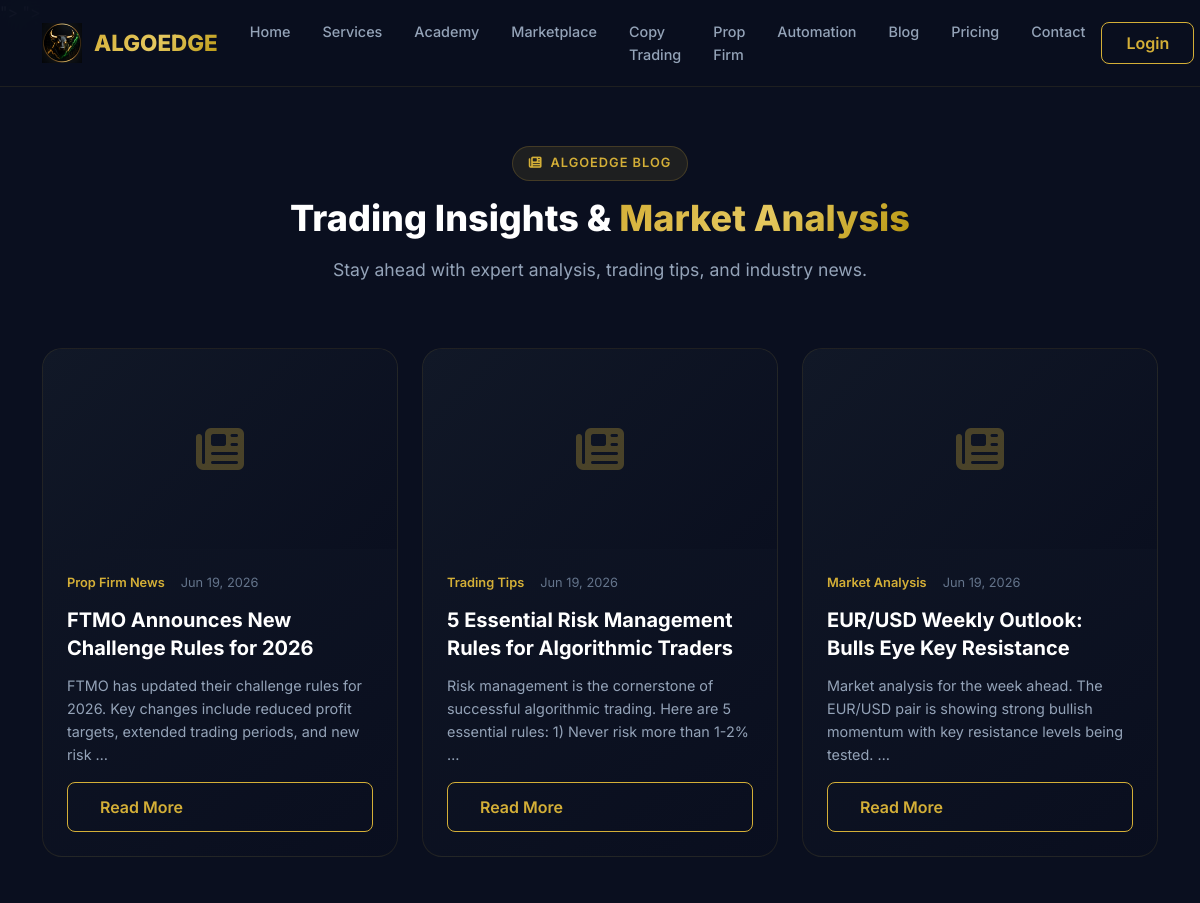
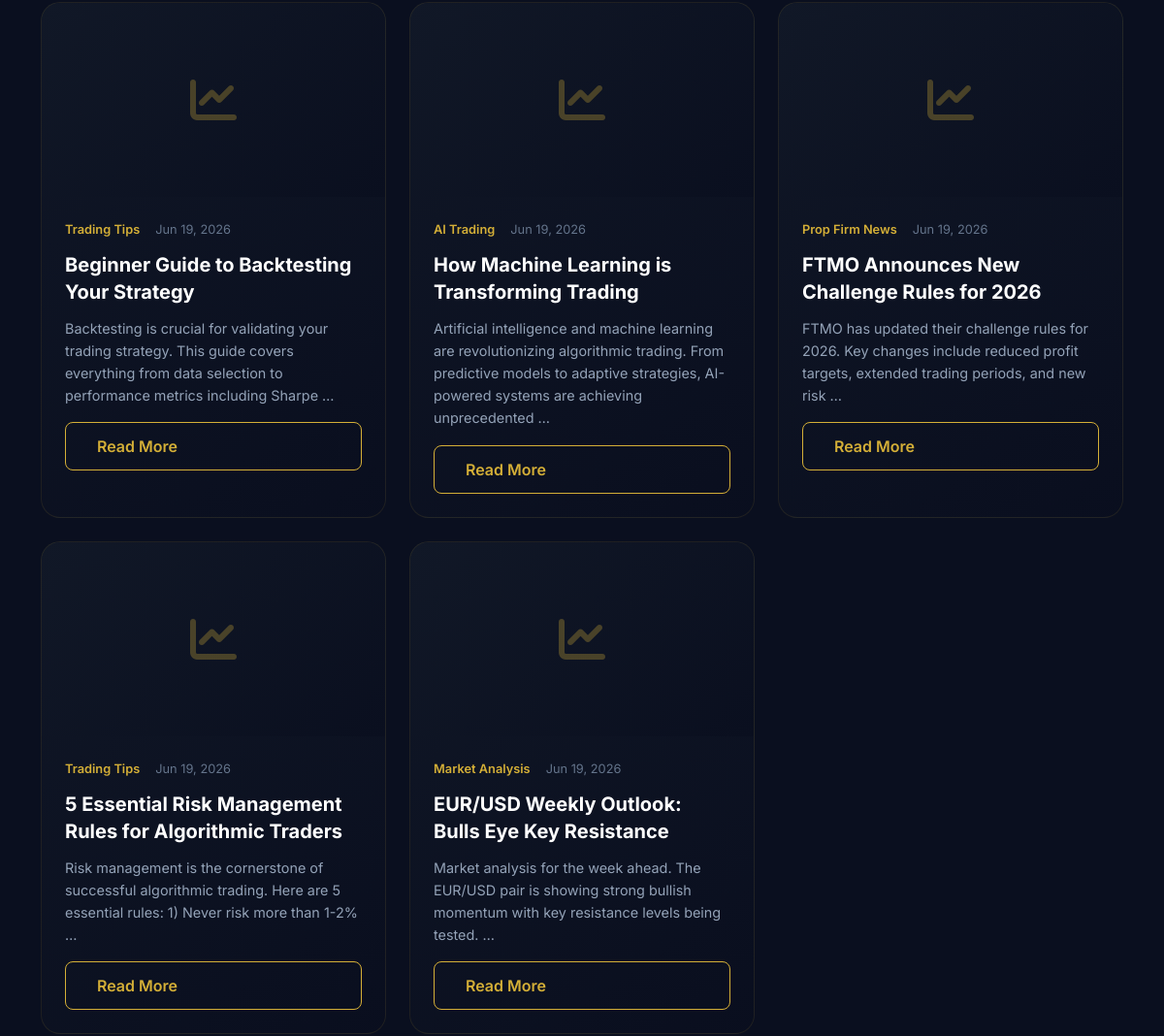
/blog/ (upper part), run on an earlier commit of the app's database (2 pictures, top to bottom).
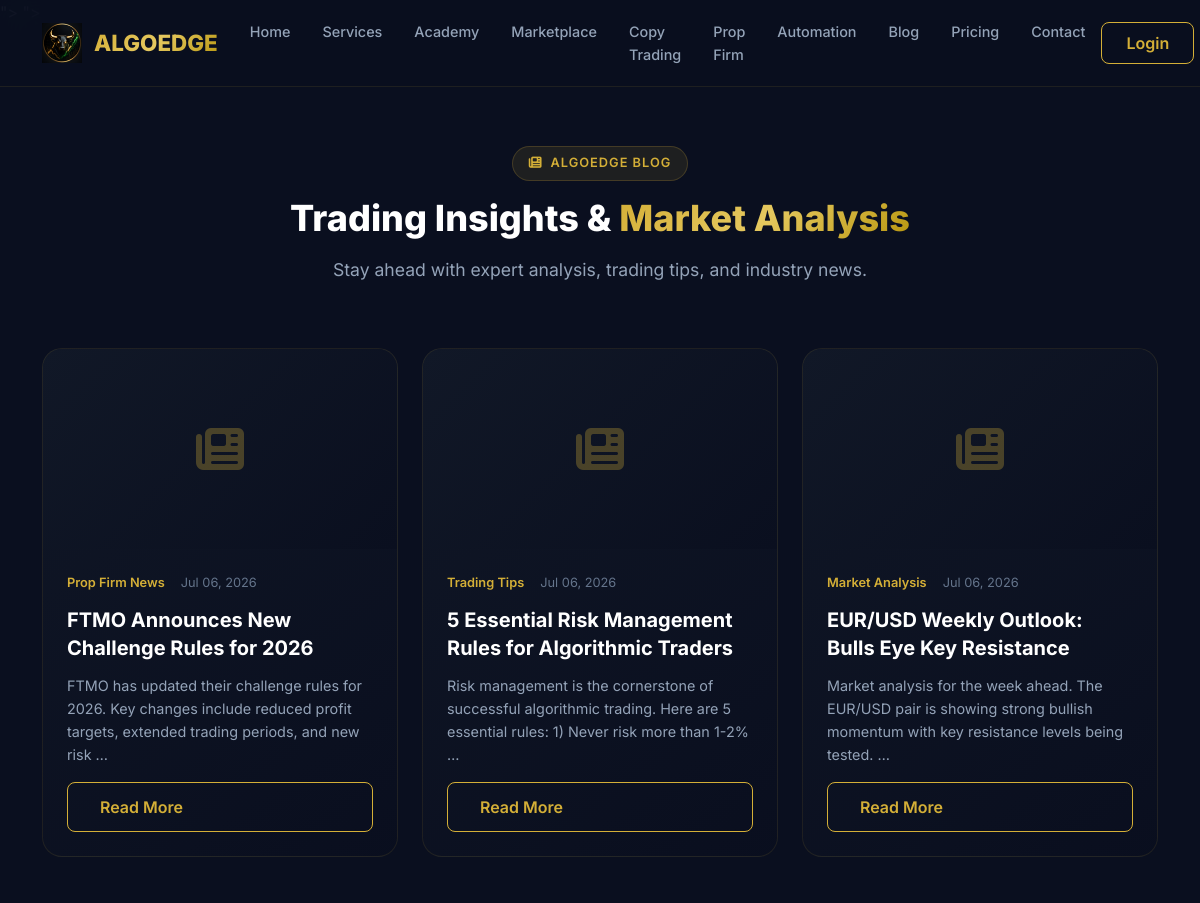
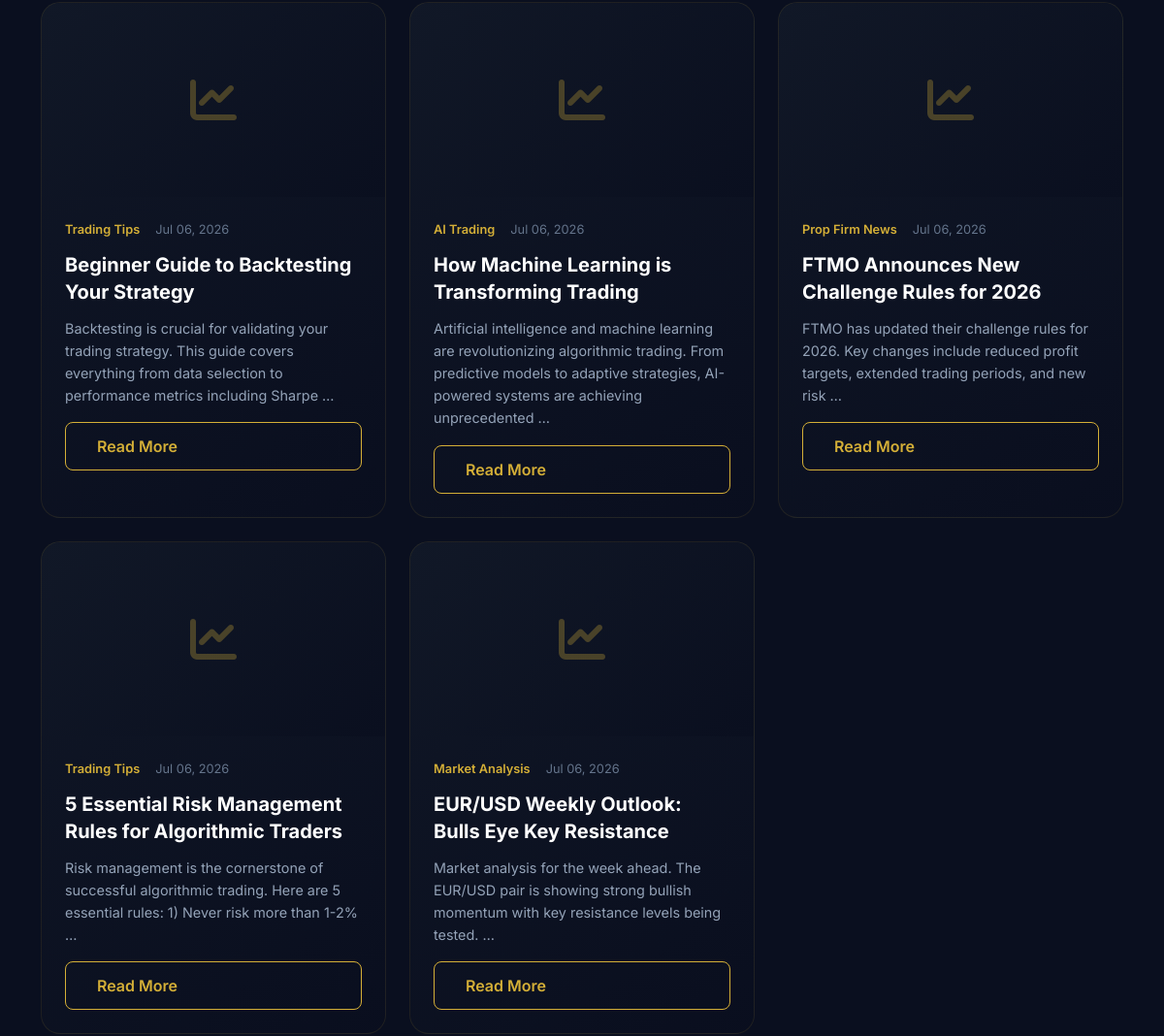
And on a later commit of the database (2 pictures, top to bottom).
### articles/models.py (models this page shows, shortened)
class Post(models.Model):
    STATUS_CHOICES = [('draft', 'Draft'), ('published', 'Published')]
    author = models.ForeignKey(User, on_delete=models.CASCADE, related_name='posts')
    category = models.ForeignKey(Category, on_delete=models.CASCADE, related_name='posts')
    title = models.CharField(max_length=300)
    slug = models.SlugField(max_length=200, unique=True)
    content = models.TextField()
    excerpt = models.CharField(max_length=500, blank=True)
    featured_image = models.ImageField(upload_to='blog/', blank=True, null=True)
    tags = models.CharField(max_length=300, blank=True)
    status = models.CharField(max_length=20, choices=STATUS_CHOICES, default='draft')
    views = models.IntegerField(default=0)
    is_featured = models.BooleanField(default=False)
    created_at = models.DateTimeField(auto_now_add=True)
    updated_at = models.DateTimeField(auto_now=True)
    published_at = models.DateTimeField(null=True, blank=True)
    class Meta:
        ordering = ['-published_at', '-created_at']

class Category(models.Model):
    name = models.CharField(max_length=100)
    slug = models.SlugField(unique=True)
    description = models.TextField(blank=True)
    class Meta:
        verbose_name_plural = 'Categories'

### articles/views.py (the view)
# urls.py: path('', views.BlogListView.as_view(), name='blog'),
class BlogListView(ListView):
    model = Post
    template_name = 'articles/blog.html'
    context_object_name = 'posts'
    paginate_by = 9
    def get_queryset(self):
        qs = Post.objects.filter(status='published')
        cat = self.request.GET.get('category')
        if cat: qs = qs.filter(category__slug=cat)
        return qs
    def get_context_data(self, **kwargs):
        ctx = super().get_context_data(**kwargs)
        ctx['categories'] = Category.objects.all()
        ctx['featured'] = Post.objects.filter(status='published', is_featured=True)[:3]
        return ctx

### algoedge/context_processors.py (called while the page is built)
def site_settings(request):
    return {
        'site_name': settings.SITE_NAME,
        'site_url': settings.SITE_URL,
        'discord_link': settings.DISCORD_INVITE_LINK,
        'telegram_link': settings.TELEGRAM_INVITE_LINK,
        'broker_affiliate_link': settings.BROKER_AFFILIATE_LINK,
        'stripe_public_key': settings.STRIPE_PUBLIC_KEY,
        'og_image_default': settings.STATIC_URL + 'logos/og-image.png',
    }

def notification_count(request):
    if request.user.is_authenticated:
        count = Notification.objects.filter(user=request.user, is_read=False).count()
        return {'unread_notifications': count}
    return {'unread_notifications': 0}

### templates/articles/blog.html (shortened to what this page needs)
{% extends 'base.html' %}
{% load static %}
{% block content %}
<section class="section-padding" style="padding-top:120px;">
    <div class="container">
        <div class="section-header" data-aos="fade-up">
            <div class="section-tag"><i class="fas fa-newspaper"></i> AlgoEdge Blog</div>
            <h2 class="section-title">Trading Insights & <span class="text-gradient">Market Analysis</span></h2>
            <p class="section-subtitle">Stay ahead with expert analysis, trading tips, and industry news.</p>
        </div>
        {% if featured %}
        <div class="row g-4 mb-5" data-aos="fade-up">
            {% for post in featured %}
            <div class="col-md-4">
                <div class="card-blog h-100">
                    <div class="blog-image" style="background:linear-gradient(135deg,var(--secondary),var(--primary));">
                        {% if post.featured_image %}
                        <img src="{{ post.featured_image.url }}" alt="{{ post.title }}">
                        {% else %}
                        <div class="d-flex align-items-center justify-content-center h-100">
                            <i class="fas fa-newspaper" style="font-size:3rem;color:var(--accent-gold);opacity:0.3;"></i>
                        </div>
                        {% endif %}
                    </div>
                    <div class="blog-body">
                        <div class="blog-meta">
                            <span class="category">{{ post.category.name }}</span>
                            <span>{{ post.published_at|date:"M d, Y" }}</span>
                        </div>
                        <h5>{{ post.title }}</h5>
                        <p>{{ post.excerpt|default:post.content|truncatewords:20 }}</p>
                        <a href="{% url 'articles:blog_detail' slug=post.slug %}" class="btn btn-outline-gold w-100">Read More</a>
                    </div>
                </div>
            </div>
            {% endfor %}
        </div>
        {% endif %}
        <div class="row g-4">
            {% for post in posts %}
            <div class="col-md-4" data-aos="fade-up">
                <div class="card-blog h-100">
                    <div class="blog-image" style="background:linear-gradient(135deg,var(--secondary),var(--primary));">
                        {% if post.featured_image %}
                        <img src="{{ post.featured_image.url }}" alt="{{ post.title }}">
                        {% else %}
                        <div class="d-flex align-items-center justify-content-center h-100">
                            <i class="fas fa-chart-line" style="font-size:3rem;color:var(--accent-gold);opacity:0.3;"></i>
                        </div>
                        {% endif %}
                    </div>
                    <div class="blog-body">
                        <div class="blog-meta">
                            <span class="category">{{ post.category.name }}</span>
                            <span>{{ post.published_at|date:"M d, Y" }}</span>
                        </div>
                        <h5>{{ post.title }}</h5>
                        <p>{{ post.excerpt|default:post.content|truncatewords:20 }}</p>
                        <a href="{% url 'articles:blog_detail' slug=post.slug %}" class="btn btn-outline-gold w-100">Read More</a>
                    </div>
                </div>
            </div>
            {% empty %}
            <div class="col-12 text-center" style="color:var(--text-muted);">
                <i class="fas fa-newspaper" style="font-size:3rem;margin-bottom:1rem;"></i>
                <p>No blog posts yet. Check back for updates!</p>
            </div>
            {% endfor %}
        </div>
    </div>
</section>
{% endblock %}

What changed in the data, as far as the page shows it:
changed Post "FTMO Announces New Challenge Rules for 2026": published_at "Jun 19, 2026" → "Jul 06, 2026"
changed Post "5 Essential Risk Management Rules for Algorithmic Traders": published_at "Jun 19, 2026" → "Jul 06, 2026"
changed Post "EUR/USD Weekly Outlook: Bulls Eye Key Resistance": published_at "Jun 19, 2026" → "Jul 06, 2026"
changed Post "Beginner Guide to Backtesting Your Strategy": published_at "Jun 19, 2026" → "Jul 06, 2026"
changed Post "How Machine Learning is Transforming Trading": published_at "Jun 19, 2026" → "Jul 06, 2026"
